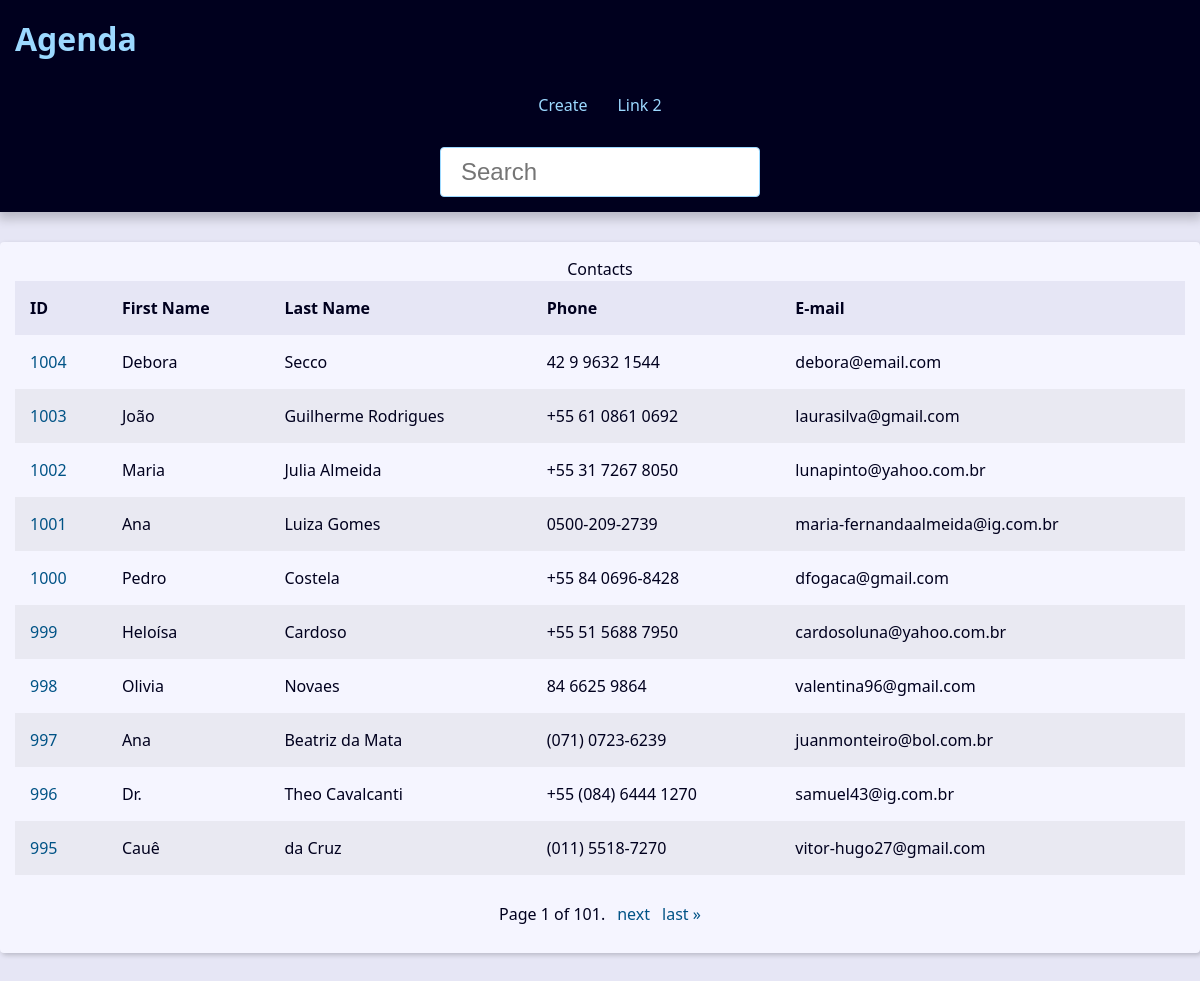
Before: / with the older database file.
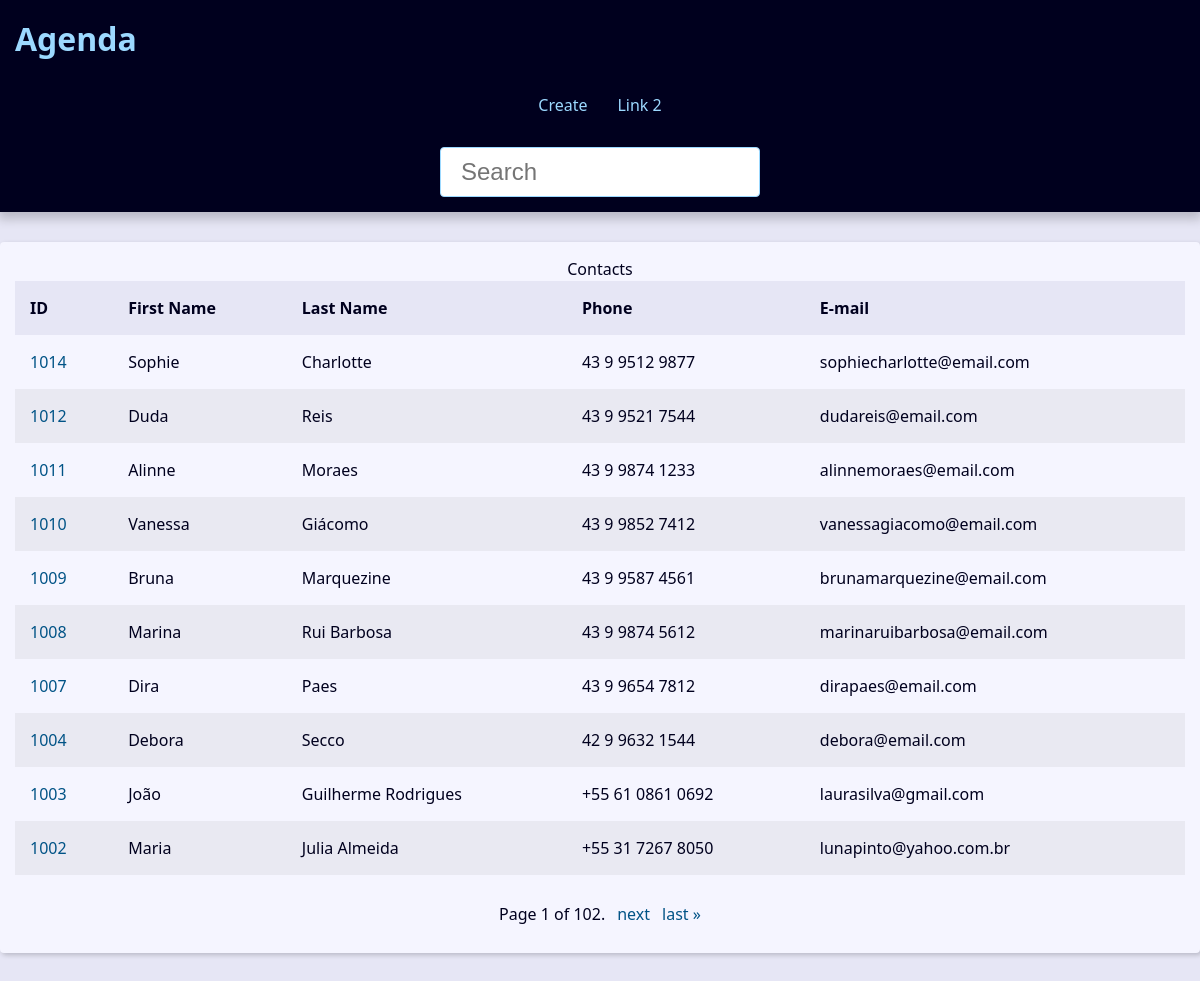
After: the same page with the newer database file.
### contact/models.py (models this page shows, shortened)
class Contact(models.Model):
    first_name = models.CharField(max_length=50)
    last_name = models.CharField(max_length=50)
    phone = models.CharField(max_length=50)
    email = models.EmailField(max_length=200, blank=True)
    created_date = models.DateTimeField(default=timezone.now)
    description = models.TextField(blank=True)
    show = models.BooleanField(default=True)
    picture = models.ImageField(blank=True, upload_to="pictures/%Y/%m")
    category = models.ForeignKey(
        Category,
        on_delete=models.SET_NULL,
        blank=True,
        null=True,
    )
    owner = models.ForeignKey(
        User,
        on_delete=models.SET_NULL,
        blank=True,
        null=True,
    )

### contact/views/contact_views.py (the view)
# urls.py: path("", views.index, name="index"),
def index(request):
    contacts = Contact.objects.filter(show=True).order_by("-id")
    paginator = Paginator(contacts, 10)
    page_number = request.GET.get("page")
    page_obj = paginator.get_page(page_number)
    context = {
        "page_obj": page_obj,
        "site_title": "Contatos - ",
    }
    return render(
        request,
        "contact/index.html",
        context,
    )

### contact/templates/contact/index.html
{% extends "global/base.html" %}
{% block content %}
{% if page_obj %}
    <div class="responsive-table">
        <table class="contacts-table" >
            <caption>
                Contacts
            </caption>
            <thead>
                <tr class="table-row table-row-header">
                    <th class="table-header">ID</th>
                    <th class="table-header">First Name</th>
                    <th class="table-header">Last Name</th>
                    <th class="table-header">Phone</th>
                    <th class="table-header">E-mail</th>
                </tr>
            </thead>
            <tbody>
                {% for contact in page_obj %}
                    <tr class="table-row">
                        <td class="table-cel">
                            <a
                            href="{% url "contact:contact" contact.id %}"
                                class="table-link"
                            >
                                {{ contact.id }}
                            </a>
                        </td>
                        <td class="table-cel">
                            {{ contact.first_name }}
                        </td>
                        <td class="table-cel">
                            {{ contact.last_name }}
                        </td>
                        <td class="table-cel">
                            {{ contact.phone }}
                        </td>
                        <td class="table-cel">
                            {{ contact.email }}
                        </td>
                    </tr>
                {% endfor %}
            </tbody>
        </table>
    </div>
{% else %}
    <div class="single-contact">
        <h1 class="single-contact-name">
            Nenhum contato encontrado.
        </h1>
    </div>
{% endif %}
{% endblock content %}

Changed rows visible on the page:
no longer on this page (row unchanged): Contact: id "1001", first_name "Ana", last_name "Luiza Gomes", phone "0500-209-2739", email "maria-fernandaalmeida@ig.com.br"
no longer on this page (row edited): Contact: id "1000", first_name "Pedro", last_name "Costela", phone "+55 84 0696-8428", email "dfogaca@gmail.com"
no longer on this page (row unchanged): Contact: id "999", first_name "Heloísa", last_name "Cardoso", phone "+55 51 5688 7950", email "cardosoluna@yahoo.com.br"
no longer on this page (row edited): Contact: id "998", first_name "Olivia", last_name "Novaes", phone "84 6625 9864", email "valentina96@gmail.com"
no longer on this page (row edited): Contact: id "997", first_name "Ana", last_name "Beatriz da Mata", phone "(071) 0723-6239", email "juanmonteiro@bol.com.br"
no longer on this page (row edited): Contact: id "996", first_name "Dr.", last_name "Theo Cavalcanti", phone "+55 (084) 6444 1270", email "samuel43@ig.com.br"
no longer on this page (row edited): Contact: id "995", first_name "Cauê", last_name "da Cruz", phone "(011) 5518-7270", email "vitor-hugo27@gmail.com"
added Contact: id "1014", first_name "Sophie", last_name "Charlotte", phone "43 9 9512 9877", email "sophiecharlotte@email.com"
added Contact: id "1012", first_name "Duda", last_name "Reis", phone "43 9 9521 7544", email "dudareis@email.com"
added Contact: id "1011", first_name "Alinne", last_name "Moraes", phone "43 9 9874 1233", email "alinnemoraes@email.com"
added Contact: id "1010", first_name "Vanessa", last_name "Giácomo", phone "43 9 9852 7412", email "vanessagiacomo@email.com"
added Contact: id "1009", first_name "Bruna", last_name "Marquezine", phone "43 9 9587 4561", email "brunamarquezine@email.com"
added Contact: id "1008", first_name "Marina", last_name "Rui Barbosa", phone "43 9 9874 5612", email "marinaruibarbosa@email.com"
added Contact: id "1007", first_name "Dira", last_name "Paes", phone "43 9 9654 7812", email "dirapaes@email.com"
Other visible differences:
{{ page_obj.paginator.num_pages }}: "101" → "102"
